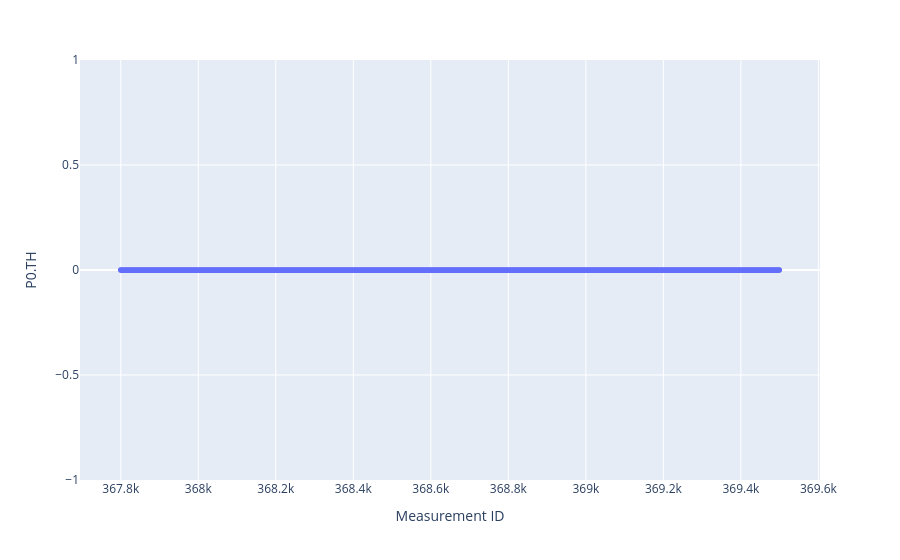

Source (notebook cell):
### Code cell
fig = px.scatter(photo_df_OK, x='Measurement ID', y='P0.TH')
fig.show()

### Figure 1 — Plotly figure (JSON) as saved in the notebook; plotly's stock layout.template omitted (floating-point values rounded to 4 significant figures; data arrays with more than 128 entries replaced by an {"elided": "..."} marker saying what was removed)
{"data": [{"hovertemplate": "Measurement ID=%{x}<br>P0.TH=%{y}<extra></extra>", "legendgroup": "", "marker": {"color": "#636efa", "symbol": "circle"}, "mode": "markers", "name": "", "showlegend": false, "type": "scattergl", "x": {"elided": "1700 int values"}, "xaxis": "x", "y": {"elided": "1700 float values"}, "yaxis": "y"}], "layout": {"legend": {"tracegroupgap": 0}, "margin": {"t": 60}, "xaxis": {"anchor": "y", "domain": [0, 1], "title": {"text": "Measurement ID"}}, "yaxis": {"anchor": "x", "domain": [0, 1], "title": {"text": "P0.TH"}}}}
